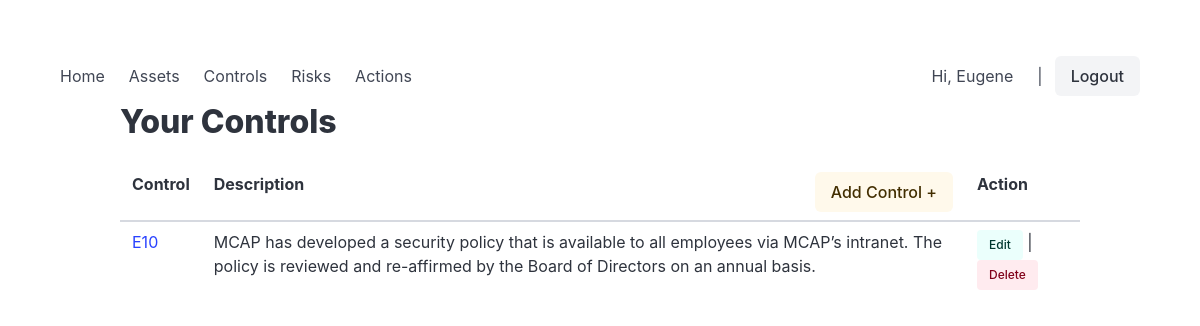
Before: /car/control/ (signed in) with the older database file.
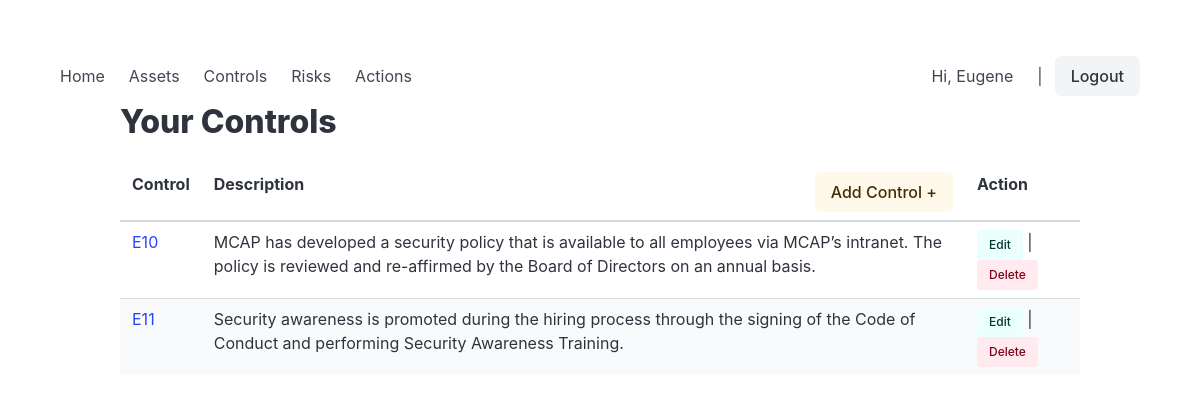
After: the same page with the newer database file.
### car/models.py (models this page shows, shortened)
class TimestampedModel(models.Model):
    created_at = models.DateTimeField(auto_now_add=True)
    updated_at = models.DateTimeField(auto_now=True)
    created_by = models.ForeignKey(
        settings.AUTH_USER_MODEL,
        null=True,
        blank=True,
        on_delete=models.SET_NULL,
        related_name="%(class)s_created",
        editable=False,
    )
    updated_by = models.ForeignKey(
        settings.AUTH_USER_MODEL,
        null=True,
        blank=True,
        on_delete=models.SET_NULL,
        related_name="%(class)s_updated",
        editable=False,
    )
    updated_by_username = models.CharField(
        max_length=150,
        blank=True,
        editable=False,
    )
    class Meta:
        abstract = True

class Control(TimestampedModel):
    control_label = models.CharField(max_length=50, unique=True,
        help_text="Control code/label for reference in documents. I.e. IAM-002, BCP-003"
    )
    title = models.CharField(max_length=200,blank=True, help_text="Control title (optional)")
    description = models.TextField(help_text="Control description")
    sec_function = models.CharField(max_length=10,
        choices=SecurityFunction.choices,
    )
    asset = models.ForeignKey(Asset,related_name="controls",on_delete=models.PROTECT,blank=True,null=True)
    owner = models.ForeignKey(Owner,related_name="controls",on_delete=models.PROTECT,blank=True,null=True)
    status = models.CharField(max_length=10, choices=ControlStatus.choices, default=ControlStatus.ACTIVE)
    documentation_url = models.URLField(blank=True, help_text="URL to external control documentation.")
    history = HistoricalRecords()

### car/views.py (the view)
# urls.py: path("control/", views.control_list, name="control_list"),
def control_list(request):
    control_list = Control.objects.filter(owner__users=request.user).order_by("control_label")
    logger.debug("control_list: accessing by %s", request.user)
    context = {"control_list": control_list, "ptitle": "Your controls"}
    return render(request, "car/control_list.html", context)

### car/templates/car/control_list.html (shortened to what this page needs)
{% extends "car/base.html" %}
{% block content %}
{% load static %}
    <div class="container">
      <h1 class="title">Your Controls</h1>
      <table class="table is-striped is-hoverable is-fullwidth">
        <thead>
          <tr>
            <th>Control</th>
            <th>Description
              <div style="display: inline-block; float: right;"><a href="{% url 'control_edit' 0 %}">
			    <span title="Add new Control" class="button is-warning is-light">Add Control +</span></a></div>
            </th>
			<th>Action</th>
          </tr>
        </thead>
        <tbody>
        {% for contrl in control_list %}
          <tr>
            <td>
               <a href="{% url 'control_edit' contrl.pk %}">{{ contrl.control_label }}</a>
            </td>
            <td>{{ contrl.description }}</td>
			<td>
				    <a href="{% url 'control_edit' contrl.pk %}"><span class="button is-small is-primary is-light">Edit</span></a> |
					<button
                        class="button is-danger is-small is-light"
                        hx-get="{% url 'control_delete' contrl.id %}"
                        hx-target="#modal-container"
                        hx-trigger="click"
                        hx-swap="innerHTML"
                      >Delete</button>
			</td>
          </tr>
        {% empty %}
            <tr><td>No controls are assigned to you.</td></tr>
        {% endfor %}
        </tbody>
      </table>
    </div>
{% endblock %}

Changed rows visible on the page:
added Control: control_label "E11", description "Security awareness is promoted during the hiring process through the signing of the Code of Conduct and performing Security Awareness Training."
